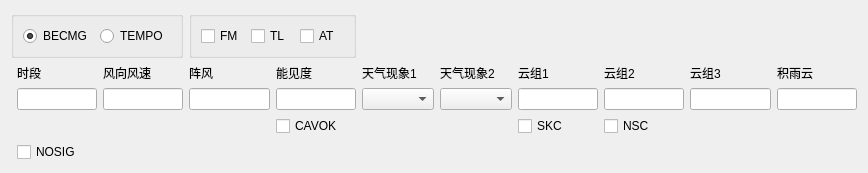
<?xml version="1.0" encoding="UTF-8"?>
<ui version="4.0">
 <class>Form</class>
 <widget class="QWidget" name="Form">
  <property name="geometry">
   <rect>
    <x>0</x>
    <y>0</y>
    <width>868</width>
    <height>164</height>
   </rect>
  </property>
  <property name="windowTitle">
   <string>Form</string>
  </property>
  <layout class="QVBoxLayout" name="verticalLayout">
   <item>
    <layout class="QGridLayout" name="main_layout">
     <item row="3" column="3">
      <widget class="QLineEdit" name="gust"/>
     </item>
     <item row="2" column="7">
      <widget class="QLabel" name="cloud1_label">
       <property name="text">
        <string>云组1</string>
       </property>
       <property name="buddy">
        <cstring>cloud1</cstring>
       </property>
      </widget>
     </item>
     <item row="2" column="3">
      <widget class="QLabel" name="gust_label">
       <property name="text">
        <string>阵风</string>
       </property>
       <property name="buddy">
        <cstring>gust</cstring>
       </property>
      </widget>
     </item>
     <item row="4" column="7">
      <widget class="QCheckBox" name="skc">
       <property name="text">
        <string>SKC</string>
       </property>
       <attribute name="buttonGroup">
        <string notr="true">cavok_group</string>
       </attribute>
      </widget>
     </item>
     <item row="2" column="9">
      <widget class="QLabel" name="cloud3_label">
       <property name="text">
        <string>云组3</string>
       </property>
       <property name="buddy">
        <cstring>cloud3</cstring>
       </property>
      </widget>
     </item>
     <item row="2" column="5">
      <widget class="QLabel" name="weather1_label">
       <property name="text">
        <string>天气现象1</string>
       </property>
       <property name="buddy">
        <cstring>weather1</cstring>
       </property>
      </widget>
     </item>
     <item row="3" column="8">
      <widget class="QLineEdit" name="cloud2"/>
     </item>
     <item row="2" column="8">
      <widget class="QLabel" name="cloud2_label">
       <property name="text">
        <string>云组2</string>
       </property>
       <property name="buddy">
        <cstring>cloud2</cstring>
       </property>
      </widget>
     </item>
     <item row="3" column="6">
      <widget class="QComboBox" name="weather2"/>
     </item>
     <item row="2" column="4">
      <widget class="QLabel" name="vis_label">
       <property name="text">
        <string>能见度</string>
       </property>
       <property name="buddy">
        <cstring>vis</cstring>
       </property>
      </widget>
     </item>
     <item row="4" column="8">
      <widget class="QCheckBox" name="nsc">
       <property name="text">
        <string>NSC</string>
       </property>
       <attribute name="buttonGroup">
        <string notr="true">cavok_group</string>
       </attribute>
      </widget>
     </item>
     <item row="3" column="7">
      <widget class="QLineEdit" name="cloud1"/>
     </item>
     <item row="3" column="4">
      <widget class="QLineEdit" name="vis"/>
     </item>
     <item row="3" column="5">
      <widget class="QComboBox" name="weather1"/>
     </item>
     <item row="3" column="2">
      <widget class="QLineEdit" name="wind"/>
     </item>
     <item row="2" column="10">
      <widget class="QLabel" name="cb_label">
       <property name="text">
        <string>积雨云</string>
       </property>
       <property name="buddy">
        <cstring>cb</cstring>
       </property>
      </widget>
     </item>
     <item row="2" column="6">
      <widget class="QLabel" name="weather2_label">
       <property name="text">
        <string>天气现象2</string>
       </property>
       <property name="buddy">
        <cstring>weather2</cstring>
       </property>
      </widget>
     </item>
     <item row="2" column="1">
      <widget class="QLabel" name="period_label">
       <property name="text">
        <string>时段</string>
       </property>
       <property name="buddy">
        <cstring>period</cstring>
       </property>
      </widget>
     </item>
     <item row="3" column="1">
      <widget class="QLineEdit" name="period"/>
     </item>
     <item row="0" column="0" colspan="3">
      <widget class="QGroupBox" name="group_type">
       <property name="title">
        <string/>
       </property>
       <layout class="QGridLayout" name="gridLayout_6">
        <item row="0" column="0">
         <widget class="QRadioButton" name="becmg">
          <property name="text">
           <string>BECMG</string>
          </property>
          <property name="checked">
           <bool>true</bool>
          </property>
         </widget>
        </item>
        <item row="0" column="1">
         <widget class="QRadioButton" name="tempo">
          <property name="text">
           <string>TEMPO</string>
          </property>
         </widget>
        </item>
       </layout>
      </widget>
     </item>
     <item row="3" column="9">
      <widget class="QLineEdit" name="cloud3"/>
     </item>
     <item row="3" column="10">
      <widget class="QLineEdit" name="cb"/>
     </item>
     <item row="4" column="4">
      <widget class="QCheckBox" name="cavok">
       <property name="text">
        <string>CAVOK</string>
       </property>
       <property name="checkable">
        <bool>true</bool>
       </property>
       <attribute name="buttonGroup">
        <string notr="true">cavok_group</string>
       </attribute>
      </widget>
     </item>
     <item row="5" column="1">
      <widget class="QCheckBox" name="nosig">
       <property name="text">
        <string>NOSIG</string>
       </property>
      </widget>
     </item>
     <item row="2" column="2">
      <widget class="QLabel" name="wind_label">
       <property name="text">
        <string>风向风速</string>
       </property>
       <property name="buddy">
        <cstring>wind</cstring>
       </property>
      </widget>
     </item>
     <item row="0" column="3" colspan="2">
      <widget class="QGroupBox" name="group_prefix">
       <property name="title">
        <string/>
       </property>
       <layout class="QGridLayout" name="gridLayout_5">
        <item row="0" column="2">
         <widget class="QCheckBox" name="at">
          <property name="text">
           <string>AT</string>
          </property>
          <property name="checkable">
           <bool>true</bool>
          </property>
         </widget>
        </item>
        <item row="0" column="0">
         <widget class="QCheckBox" name="fm">
          <property name="text">
           <string>FM</string>
          </property>
          <property name="checkable">
           <bool>true</bool>
          </property>
         </widget>
        </item>
        <item row="0" column="1">
         <widget class="QCheckBox" name="tl">
          <property name="text">
           <string>TL</string>
          </property>
          <property name="checked">
           <bool>false</bool>
          </property>
         </widget>
        </item>
       </layout>
      </widget>
     </item>
    </layout>
   </item>
  </layout>
 </widget>
 <tabstops>
  <tabstop>becmg</tabstop>
  <tabstop>tempo</tabstop>
  <tabstop>fm</tabstop>
  <tabstop>tl</tabstop>
  <tabstop>at</tabstop>
  <tabstop>period</tabstop>
  <tabstop>wind</tabstop>
  <tabstop>gust</tabstop>
  <tabstop>vis</tabstop>
  <tabstop>weather1</tabstop>
  <tabstop>weather2</tabstop>
  <tabstop>cloud1</tabstop>
  <tabstop>cloud2</tabstop>
  <tabstop>cloud3</tabstop>
  <tabstop>cb</tabstop>
  <tabstop>skc</tabstop>
  <tabstop>nsc</tabstop>
 </tabstops>
 <resources/>
 <connections/>
 <buttongroups>
  <buttongroup name="cavok_group">
   <property name="exclusive">
    <bool>false</bool>
   </property>
  </buttongroup>
 </buttongroups>
</ui>
